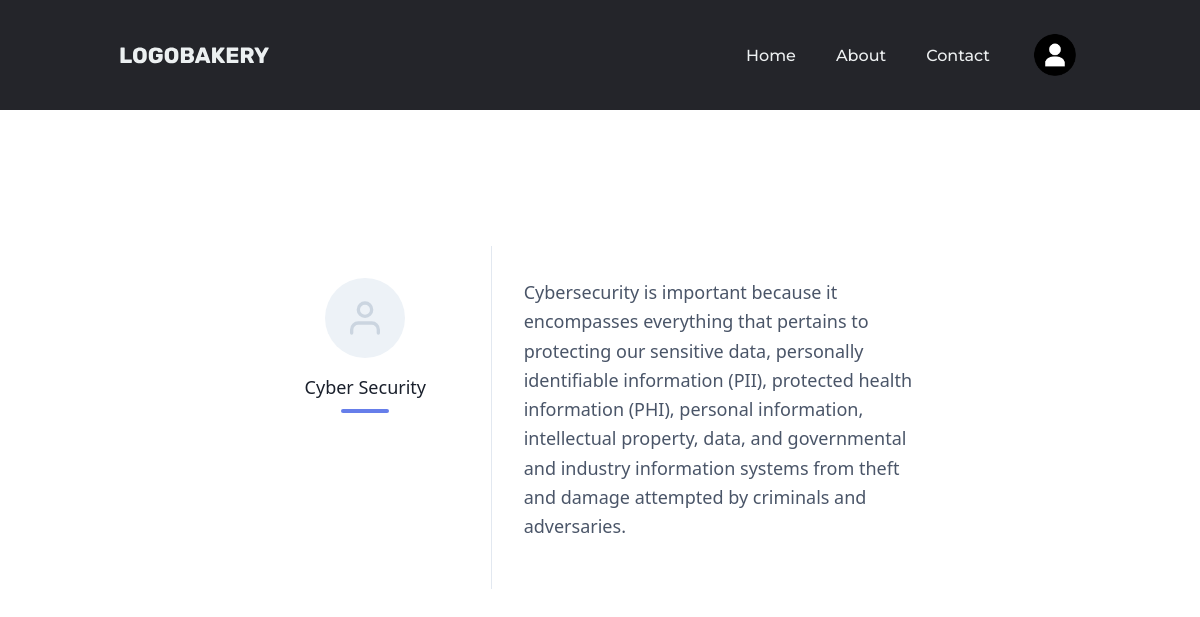
/details/1/ (signed in), run on the app's committed database.
### Content/models.py (models this page shows, shortened)
class Post(models.Model):
    postid = models.AutoField(primary_key=True)
    thumbnail = models.ImageField(upload_to='pics')
    title = models.CharField(max_length=105)
    pub_date = models.DateField(default=timezone.now)
    user = models.ForeignKey(User, on_delete=models.CASCADE)
    body = models.TextField()

### Content/views.py (the view)
# urls.py: path('details/<int:post_id>/', views.PostDetail, name='details'),
def PostDetail(request, post_id):
    details = Post.objects.filter(postid__icontains=post_id)
    return render(request, 'detail.html', {"Post":details})

### templates/detail.html (shortened to what this page needs)
{% load static %}
<!DOCTYPE html>
<html lang="en">
<head>
    <link href="https://unpkg.com/tailwindcss@^1.0/dist/tailwind.min.css" rel="stylesheet">
    <link rel="stylesheet" href="{% static "css/nav_styles.css" %}">
</head>
<body>
    <header>
        <a class="logo" href="/"><img src="{% static "images/logo.svg" %}" alt="logo"></a>
        <nav>
          <ul class="nav__links">
            <li><a href="/">Home</a></li>
            <li><a href="#">About</a></li>
            <li><a href="/contact">Contact</a></li>
          </ul>
        </nav>
        {% if user.is_authenticated %}
          {% if user.profile.image %}
          <a href="/profile"><img class="avatar" src="{{user.profile.image.url}}" alt="logo"></a>
          {% else %}
          <a href="/profile"><img class="avatar" src="media/pics/profile.png" alt="logo"></a>
          {% endif %}
        {% endif %}
      </header>
      <section class="text-gray-700 body-font">
          {% for blog in Post %}
            <div class="container px-5 py-24 mx-auto flex flex-col">
                <div class="lg:w-4/6 mx-auto">
                    <div class="flex flex-col sm:flex-row mt-10">
                        <div class="sm:w-1/3 text-center sm:pr-8 sm:py-8">
                            <div class="w-20 h-20 rounded-full inline-flex items-center justify-center bg-gray-200 text-gray-400">
                                <svg fill="none" stroke="currentColor" stroke-linecap="round" stroke-linejoin="round" stroke-width="2" class="w-10 h-10" viewBox="0 0 24 24">
                                    <path d="M20 21v-2a4 4 0 00-4-4H8a4 4 0 00-4 4v2"></path>
                                    <circle cx="12" cy="7" r="4"></circle>
                                </svg>
                            </div>
                            <div class="flex flex-col items-center text-center justify-center">
                                <h2 class="font-medium title-font mt-4 text-gray-900 text-lg">{{blog.title}}</h2>
                                <div class="w-12 h-1 bg-indigo-500 rounded mt-2 mb-4"></div>
                            </div>
                        </div>
                        <div class="sm:w-2/3 sm:pl-8 sm:py-8 sm:border-l border-gray-300 sm:border-t-0 border-t mt-4 pt-4 sm:mt-0 text-center sm:text-left">
                            <p class="leading-relaxed text-lg mb-4">{{blog.body}}</p>
                        </div>
                    </div>
                </div>
            </div>
        {% endfor %}
    </section>
</body>
</html>

### static/css/nav_styles.css (style rules this page uses)
* { box-sizing: border-box; margin: 0; padding: 0; }
header { display: flex; justify-content: flex-end; align-items: center; padding: 30px 10%; background-color: #24252a; }
.logo { margin-right: auto; }
.nav__links { list-style: none; display: flex; }
.nav__links a, .cta, .overlay__content a { font-family: "Montserrat", sans-serif; font-weight: 500; color: #edf0f1; text-decoration: none; }
.nav__links li { padding: 0px 20px; }
.nav__links li a { transition: all 0.3s ease 0s; }

### templates/detail.html (style rules this page uses)
.avatar { vertical-align: middle; width: 50px; height: 50px; border-radius: 50%; margin-left: 20px; object-fit: cover; }

### data on the page
Post: title "Cyber Security", body "Cybersecurity is important because it encompasses everything that pertains to protecting our sensitive data, personally identifiable information (PII), protected health information (PHI), personal information, intellectual property, data, and governmental and industry information systems from theft and damage attempted by criminals and adversaries."
